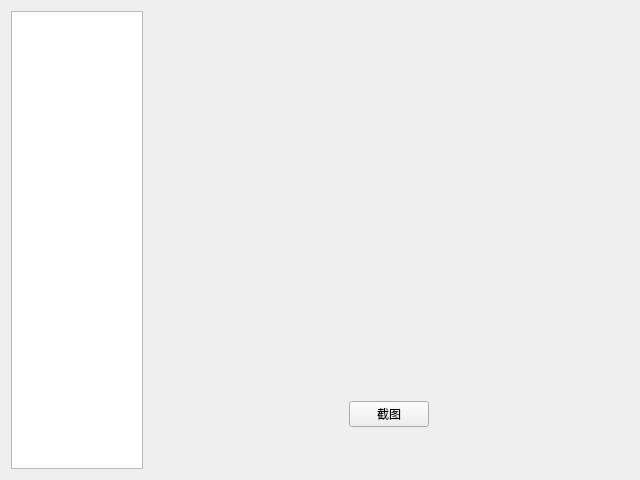
<?xml version="1.0" encoding="UTF-8"?>
<ui version="4.0">
 <class>PreviewWindow</class>
 <widget class="QWidget" name="PreviewWindow">
  <property name="geometry">
   <rect>
    <x>0</x>
    <y>0</y>
    <width>640</width>
    <height>480</height>
   </rect>
  </property>
  <property name="windowTitle">
   <string>Form</string>
  </property>
  <layout class="QHBoxLayout" name="horizontalLayout">
   <item>
    <widget class="QListView" name="listView"/>
   </item>
   <item>
    <layout class="QVBoxLayout" name="verticalLayout">
     <item>
      <widget class="QWidget" name="preview" native="true">
       <property name="sizePolicy">
        <sizepolicy hsizetype="Fixed" vsizetype="Fixed">
         <horstretch>0</horstretch>
         <verstretch>0</verstretch>
        </sizepolicy>
       </property>
       <property name="minimumSize">
        <size>
         <width>480</width>
         <height>300</height>
        </size>
       </property>
      </widget>
     </item>
     <item alignment="Qt::AlignHCenter">
      <widget class="QPushButton" name="pushButton">
       <property name="sizePolicy">
        <sizepolicy hsizetype="Fixed" vsizetype="Fixed">
         <horstretch>0</horstretch>
         <verstretch>0</verstretch>
        </sizepolicy>
       </property>
       <property name="text">
        <string>截图</string>
       </property>
      </widget>
     </item>
    </layout>
   </item>
  </layout>
 </widget>
 <resources/>
 <connections/>
</ui>
